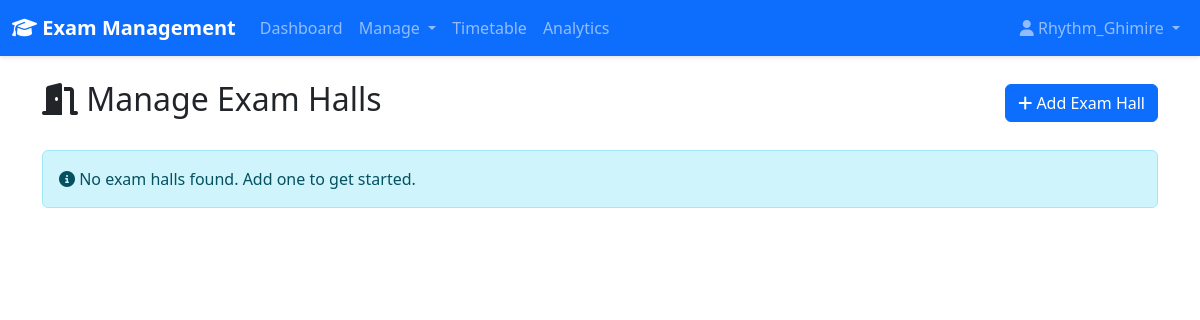
The app's page /halls/ (signed in), older data.
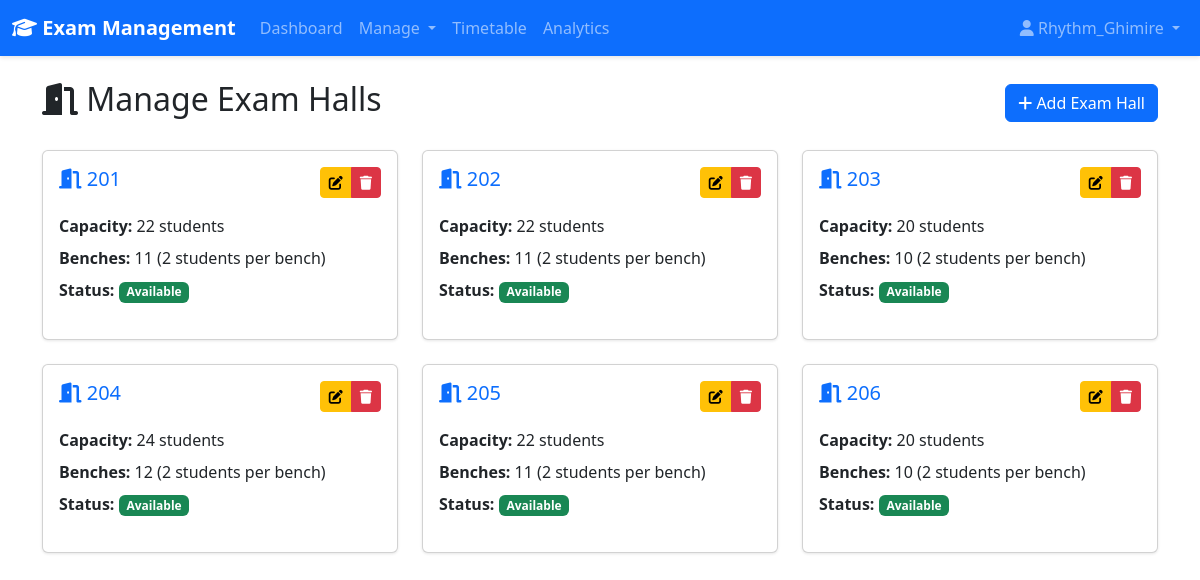
The same page, newer data.
### core/models.py (models this page shows, shortened)
class ExamHall(models.Model):
    name = models.CharField(max_length=100)
    capacity = models.IntegerField()
    is_available = models.BooleanField(default=True)
    @property
    def benches(self):
        return self.capacity // 2

### core/views.py (the view)
# urls.py: path('halls/', views.manage_halls, name='manage_halls'),
@login_required
@user_passes_test(is_admin)
def manage_halls(request):
    halls = ExamHall.objects.all()
    return render(request, 'manage_halls.html', {'halls': halls})

### core/views.py (called while the page is built)
def is_admin(user):
    return user.is_staff or user.is_superuser

### templates/manage_halls.html
{% extends 'base.html' %}
{% block content %}
<div class="container mt-4">
    <div class="d-flex justify-content-between align-items-center mb-4">
        <h2><i class="fas fa-door-open"></i> Manage Exam Halls</h2>
        <a href="{% url 'add_hall' %}" class="btn btn-primary">
            <i class="fas fa-plus"></i> Add Exam Hall
        </a>
    </div>
    <div class="row">
        {% for hall in halls %}
        <div class="col-md-4 mb-4">
            <div class="card h-100">
                <div class="card-body">
                    <div class="d-flex justify-content-between align-items-start mb-3">
                        <h5 class="card-title text-primary mb-0">
                            <i class="fas fa-door-open"></i> {{ hall.name }}
                        </h5>
                        <div class="btn-group">
                            <a href="{% url 'edit_hall' hall.id %}" class="btn btn-sm btn-warning" title="Edit">
                                <i class="fas fa-edit"></i>
                            </a>
                            <a href="{% url 'delete_hall' hall.id %}" class="btn btn-sm btn-danger"
                               onclick="return confirm('Are you sure you want to delete {{ hall.name }}?')" title="Delete">
                                <i class="fas fa-trash"></i>
                            </a>
                        </div>
                    </div>
                    <p class="mb-2">
                        <strong>Capacity:</strong> {{ hall.capacity }} students
                    </p>
                    <p class="mb-2">
                        <strong>Benches:</strong> {{ hall.benches }} (2 students per bench)
                    </p>
                    <p class="mb-0">
                        <strong>Status:</strong>
                        {% if hall.is_available %}
                            <span class="badge bg-success">Available</span>
                        {% else %}
                            <span class="badge bg-danger">Not Available</span>
                        {% endif %}
                    </p>
                </div>
            </div>
        </div>
        {% empty %}
        <div class="col-12">
            <div class="alert alert-info">
                <i class="fas fa-info-circle"></i> No exam halls found. Add one to get started.
            </div>
        </div>
        {% endfor %}
    </div>
</div>
{% endblock %}

Row changes from the older to the newer data that the page shows:
added ExamHall: name "201", capacity "22", benches "11", is_available "Available"
added ExamHall: name "202", capacity "22", benches "11", is_available "Available"
added ExamHall: name "203", capacity "20", benches "10", is_available "Available"
added ExamHall: name "204", capacity "24", benches "12", is_available "Available"
added ExamHall: name "205", capacity "22", benches "11", is_available "Available"
added ExamHall: name "206", capacity "20", benches "10", is_available "Available"
Text that changed along with them:
text no longer shown: "No exam halls found. Add one to get started."
